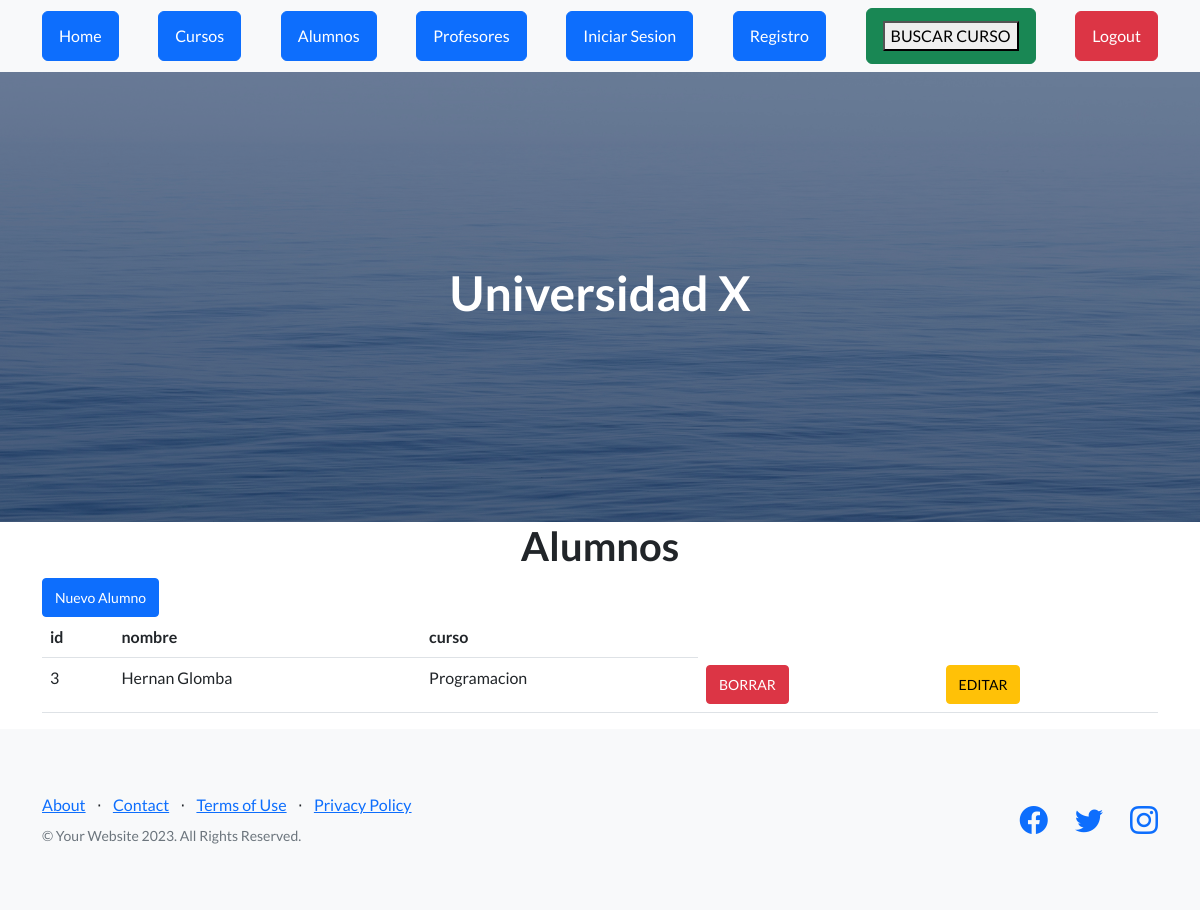
Before: /AppUniversidad/ver_alumnos with the older database file.
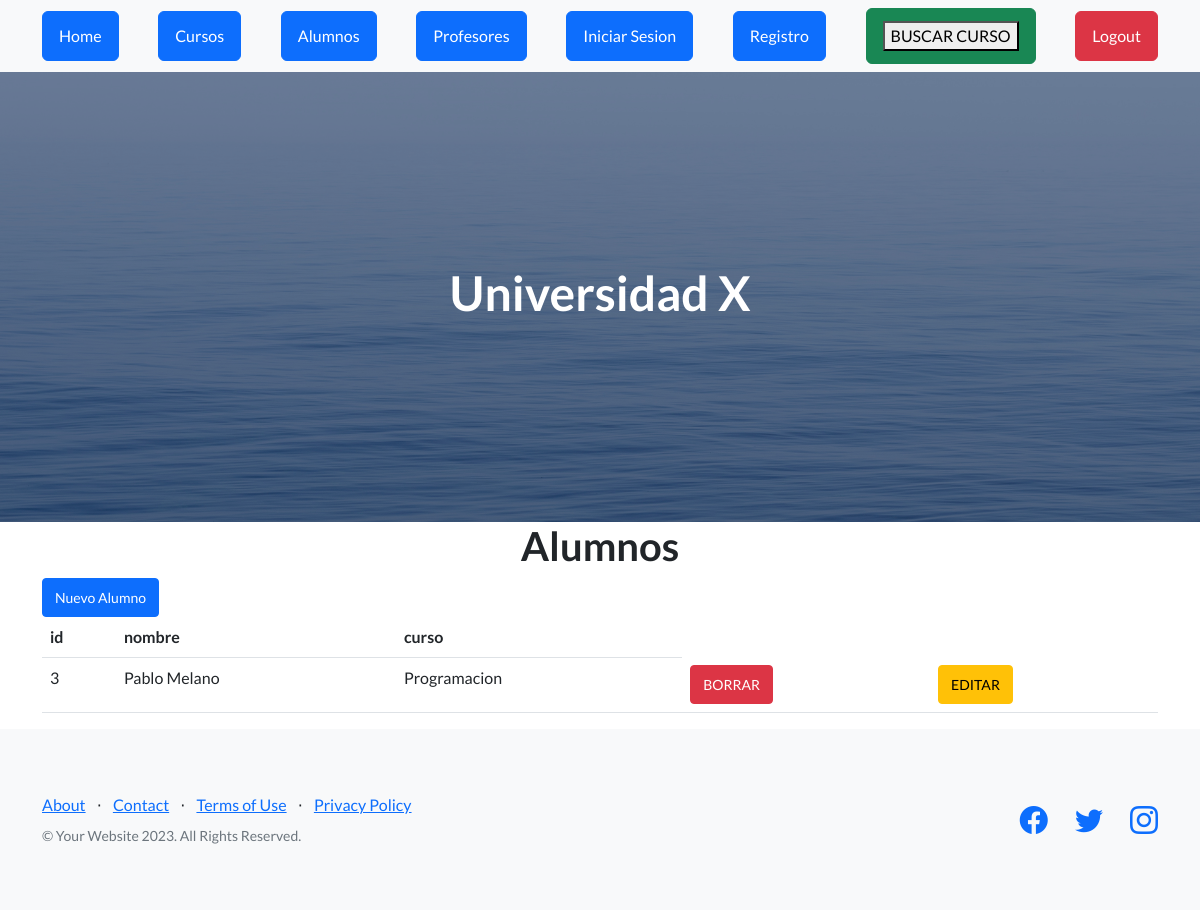
After: the same page with the newer database file.
### AppUniversidad/models.py (models this page shows, shortened)
class Alumno(models.Model):
    alumno_id = models.CharField(max_length=100)
    curso_id = models.ForeignKey(Curso, on_delete=models.CASCADE)

class Curso(models.Model):
    nombre = models.CharField(max_length=40)
    camada = models.IntegerField()
    def __str__(self):
        return self.nombre

### AppUniversidad/views.py (the view)
# urls.py: path("ver_alumnos", views.ver_alumnos, name="alumnos"),
def ver_alumnos(request):
    alumno = Alumno.objects.all()
    dicc = {"alumnos": alumno}
    plantilla = loader.get_template("alumno_formulario.html")
    documento = plantilla.render(dicc)
    return HttpResponse(documento)

### AppUniversidad/template/alumno_formulario.html
{% extends "padre.html" %}
{% load static %}
{% block contenido %}
    <main class="container">
        <h1 class="text-xl-center title"> Alumnos </h1>
        <a href="alta_alumno" class="btn btn-primary btn-sm">Nuevo Alumno</a>
        <table class="table">
            <thead>
                <tr>
                    <th>id</th>
                    <th>nombre</th>
                    <th>curso</th>
                </tr>
            </thead>
            <tbody>
                {% for n in alumnos %}
                <tr>
                    <td>{{n.id}}</td>
                    <td>{{n.alumno_id}}</td>
                    <td>{{n.curso_id}}</td>
                    <td><a href="{% url 'elimina_alumno' n.id %}" class="btn btn-danger btn-sm">BORRAR</a></td>
                    <td><a href="{% url 'editar_alumno'  n.id %}" class="btn btn-warning btn-sm">EDITAR</a></td>
                </tr>
                {% endfor %}
            </tbody>
        </table>
    </main>
{% endblock %}

Changed rows visible on the page:
changed Alumno "Programacion": alumno_id "Hernan Glomba" → "Pablo Melano"
